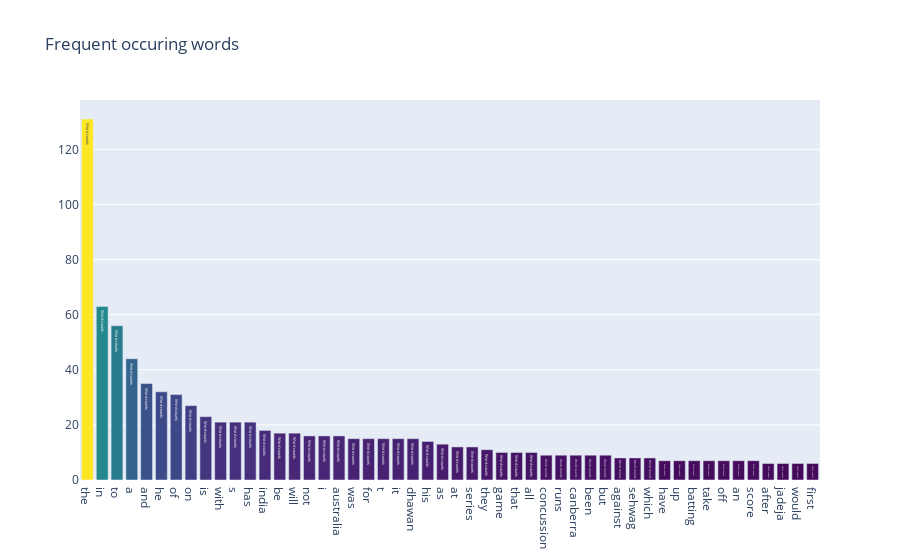
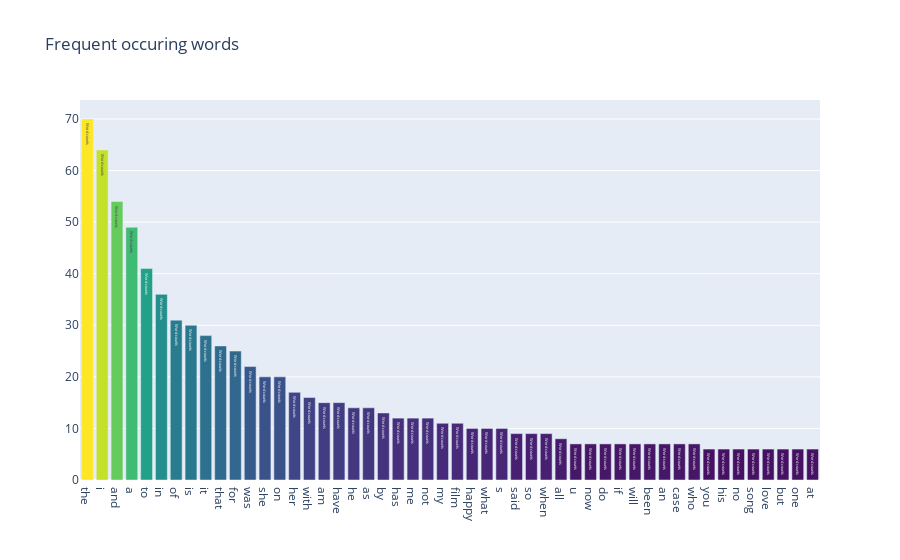
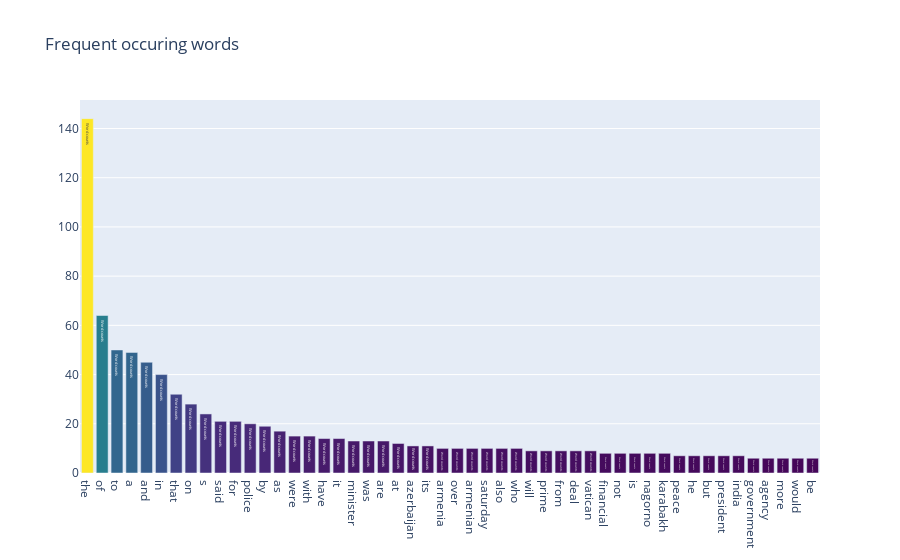

Notebook code cell kept with these figures, in order:
### Code cell
#displaying the bar chart for each files
iplot(words_list_before_bar_1, filename='basic-bar')
iplot(words_list_before_bar_2, filename='basic-bar')
iplot(words_list_before_bar_3, filename='basic-bar')

### Figure 1 — Plotly figure (JSON) as saved in the notebook; plotly's stock layout.template omitted (floating-point values rounded to 4 significant figures)
{"data": [{"marker": {"color": [131, 63, 56, 44, 35, 32, 31, 27, 23, 21, 21, 21, 18, 17, 17, 16, 16, 16, 15, 15, 15, 15, 15, 14, 13, 12, 12, 11, 10, 10, 10, 9, 9, 9, 9, 9, 8, 8, 8, 7, 7, 7, 7, 7, 7, 7, 6, 6, 6, 6, 6, 6, 6, 6, 6, 6, 6, 6, 6, 6, 5, 5, 5, 5, 5, 5, 5, 5, 5, 5, 5, 5, 5, 5, 5, 5, 4, 4, 4, 4, 4, 4, 4, 4, 4, 4, 4, 4, 4, 4, 4, 4, 4, 4, 4, 4, 3, 3, 3, 3], "colorscale": [[0, "#440154"], [0.1111, "#482878"], [0.2222, "#3e4989"], [0.3333, "#31688e"], [0.4444, "#26828e"], [0.5556, "#1f9e89"], [0.6667, "#35b779"], [0.7778, "#6ece58"], [0.8889, "#b5de2b"], [1, "#fde725"]]}, "text": "Word counts", "type": "bar", "x": ["the", "in", "to", "a", "and", "he", "of", "on", "is", "with", "s", "has", "india", "be", "will", "not", "i", "australia", "was", "for", "t", "it", "dhawan", "his", "as", "at", "series", "they", "game", "that", "all", "concussion", "runs", "canberra", "been", "but", "against", "sehwag", "which", "have", "up", "batting", "take", "off", "an", "score", "after", "jadeja", "would", "first"], "y": [131, 63, 56, 44, 35, 32, 31, 27, 23, 21, 21, 21, 18, 17, 17, 16, 16, 16, 15, 15, 15, 15, 15, 14, 13, 12, 12, 11, 10, 10, 10, 9, 9, 9, 9, 9, 8, 8, 8, 7, 7, 7, 7, 7, 7, 7, 6, 6, 6, 6]}], "layout": {"title": {"text": "Frequent occuring words"}}}

### Figure 2 — Plotly figure (JSON) as saved in the notebook; plotly's stock layout.template omitted (floating-point values rounded to 4 significant figures)
{"data": [{"marker": {"color": [70, 64, 54, 49, 41, 36, 31, 30, 28, 26, 25, 22, 20, 20, 17, 16, 15, 15, 14, 14, 13, 12, 12, 12, 11, 11, 10, 10, 10, 9, 9, 9, 8, 7, 7, 7, 7, 7, 7, 7, 7, 7, 6, 6, 6, 6, 6, 6, 6, 6, 5, 5, 5, 5, 5, 5, 5, 5, 5, 5, 5, 5, 5, 5, 4, 4, 4, 4, 4, 4, 4, 4, 4, 4, 4, 4, 4, 4, 4, 4, 4, 4, 4, 4, 4, 4, 3, 3, 3, 3, 3, 3, 3, 3, 3, 3, 3, 3, 3, 3], "colorscale": [[0, "#440154"], [0.1111, "#482878"], [0.2222, "#3e4989"], [0.3333, "#31688e"], [0.4444, "#26828e"], [0.5556, "#1f9e89"], [0.6667, "#35b779"], [0.7778, "#6ece58"], [0.8889, "#b5de2b"], [1, "#fde725"]]}, "text": "Word counts", "type": "bar", "x": ["the", "i", "and", "a", "to", "in", "of", "is", "it", "that", "for", "was", "she", "on", "her", "with", "am", "have", "he", "as", "by", "has", "me", "not", "my", "film", "happy", "what", "s", "said", "so", "when", "all", "u", "now", "do", "if", "will", "been", "an", "case", "who", "you", "his", "no", "song", "love", "but", "one", "at"], "y": [70, 64, 54, 49, 41, 36, 31, 30, 28, 26, 25, 22, 20, 20, 17, 16, 15, 15, 14, 14, 13, 12, 12, 12, 11, 11, 10, 10, 10, 9, 9, 9, 8, 7, 7, 7, 7, 7, 7, 7, 7, 7, 6, 6, 6, 6, 6, 6, 6, 6]}], "layout": {"title": {"text": "Frequent occuring words"}}}

### Figure 3 — Plotly figure (JSON) as saved in the notebook; plotly's stock layout.template omitted (floating-point values rounded to 4 significant figures)
{"data": [{"marker": {"color": [144, 64, 50, 49, 45, 40, 32, 28, 24, 21, 21, 20, 19, 17, 15, 15, 14, 14, 13, 13, 13, 12, 11, 11, 10, 10, 10, 10, 10, 10, 9, 9, 9, 9, 9, 8, 8, 8, 8, 8, 7, 7, 7, 7, 7, 6, 6, 6, 6, 6, 6, 6, 6, 6, 6, 6, 6, 6, 6, 5, 5, 5, 5, 5, 5, 5, 5, 5, 5, 5, 5, 5, 5, 5, 5, 5, 4, 4, 4, 4, 4, 4, 4, 4, 4, 4, 4, 4, 4, 4, 4, 4, 4, 4, 4, 4, 4, 4, 4, 4], "colorscale": [[0, "#440154"], [0.1111, "#482878"], [0.2222, "#3e4989"], [0.3333, "#31688e"], [0.4444, "#26828e"], [0.5556, "#1f9e89"], [0.6667, "#35b779"], [0.7778, "#6ece58"], [0.8889, "#b5de2b"], [1, "#fde725"]]}, "text": "Word counts", "type": "bar", "x": ["the", "of", "to", "a", "and", "in", "that", "on", "s", "said", "for", "police", "by", "as", "were", "with", "have", "it", "minister", "was", "are", "at", "azerbaijan", "its", "armenia", "over", "armenian", "saturday", "also", "who", "will", "prime", "from", "deal", "vatican", "financial", "not", "is", "nagorno", "karabakh", "peace", "he", "but", "president", "india", "government", "agency", "more", "would", "be"], "y": [144, 64, 50, 49, 45, 40, 32, 28, 24, 21, 21, 20, 19, 17, 15, 15, 14, 14, 13, 13, 13, 12, 11, 11, 10, 10, 10, 10, 10, 10, 9, 9, 9, 9, 9, 8, 8, 8, 8, 8, 7, 7, 7, 7, 7, 6, 6, 6, 6, 6]}], "layout": {"title": {"text": "Frequent occuring words"}}}
